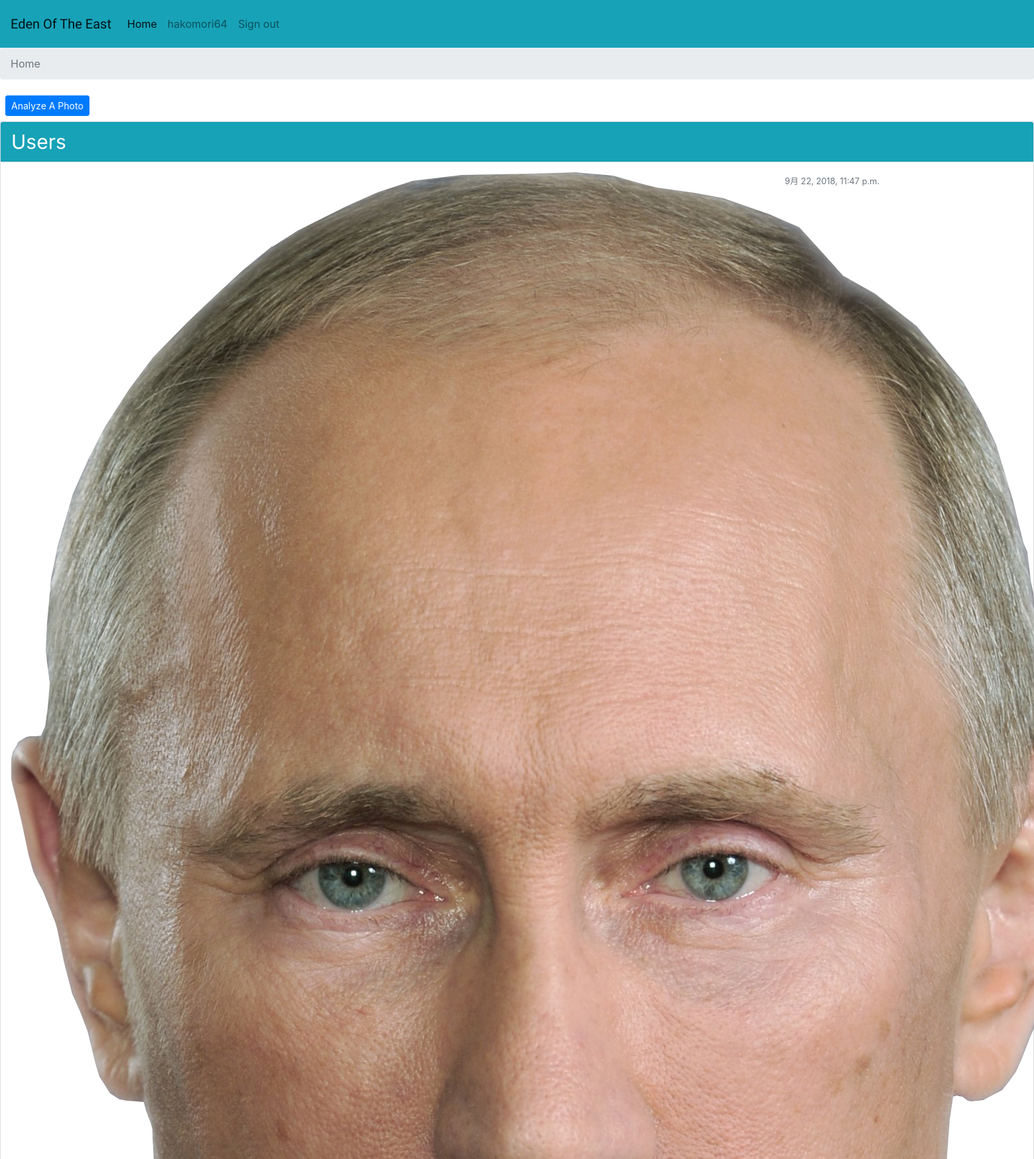
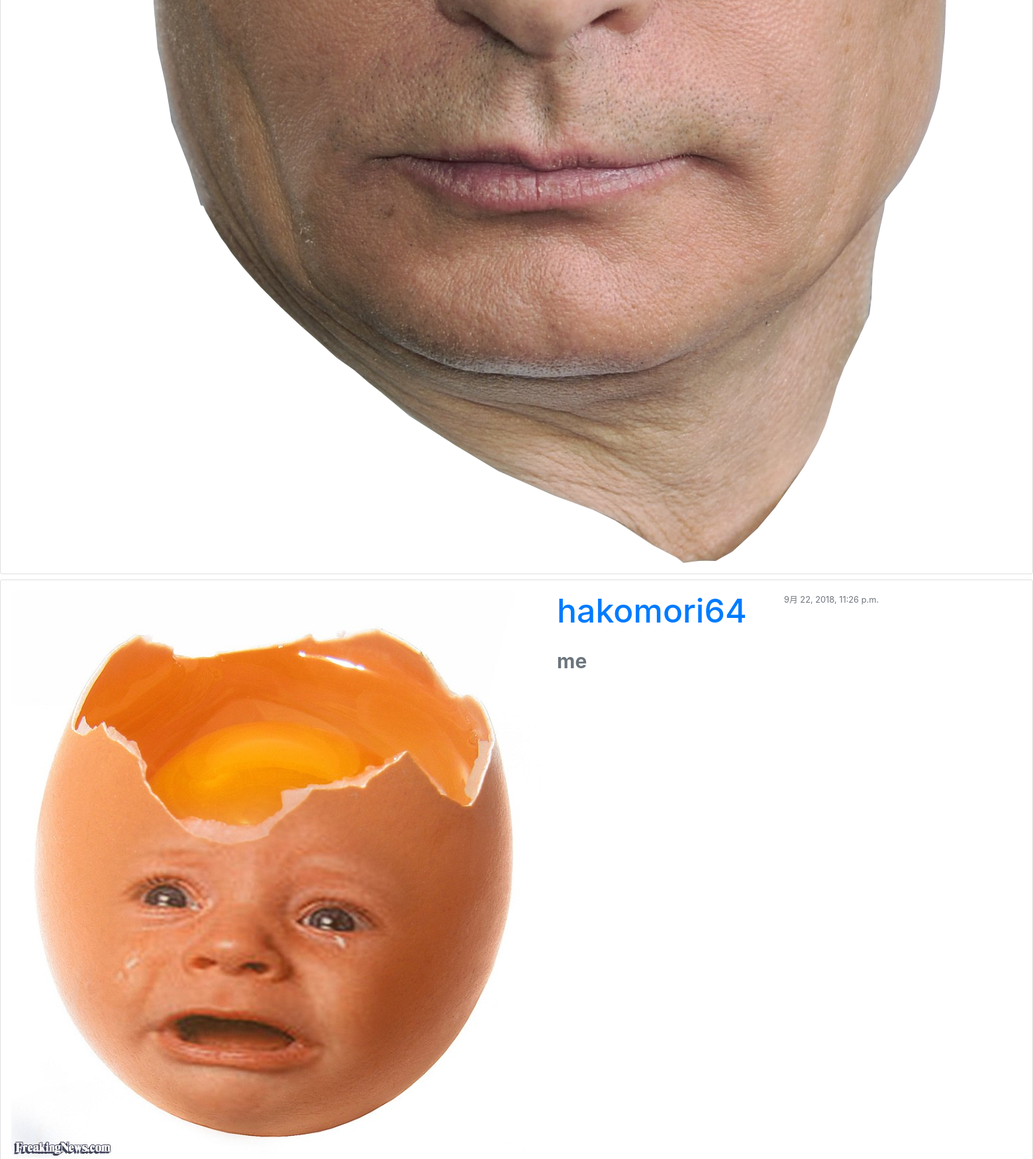
Screenshot of / (signed in, upper part) with the database file from the repository (2 pictures, top to bottom).
### edensystem/models.py (models this page shows)
class Tag(models.Model):
    user = models.ForeignKey(User, on_delete=models.CASCADE, related_name='user_tags')
    description = models.CharField(max_length=100)
    created_by = models.ForeignKey(User, on_delete=models.CASCADE, related_name='created_tags')
    created_at = models.DateTimeField(auto_now_add=True)
    class Meta:
        ordering = ['-created_at']

### edensystem/views.py (the view)
# urls.py: 2. Add a URL to urlpatterns:  path('', views.home, name='home')
def home(request):
    users = User.objects.all()
    return render(request, 'home.html', {'users': users})

### edensystem/models.py (called while the page is built)
    def image_url(self):
        if not (self.thumbnail):
            if self.sex == 'male':
                return '/static/img/if_male3_403019.svg'
            else:
                return '/static/img/if_female1_403023.svg'

### templates/home.html
{% extends "base.html" %}
{% load thumbnail %}
{% block breadcrumb %}
<li class="breadcrumb-item active">Home</li>
{% endblock breadcrumb %}
{% block content %}
<a href="#" class="btn btn-primary btn-sm mx-2 my-2" role="button">Analyze A Photo</a>
        {% for each in users %}
        {% with each.user_tags.all|first as first_tag %}
        <div class="card mb-2">
            {% if forloop.first %}
            <div class="card-header text-white bg-info py-2 px-3 " style="height: 60px;font-size: 30px;">Users</div>
            {% endif %}
            <div class="card-body p-3">
                <div class="row">
                    <div class="col-9">
                        <div class="media">
                            {% if each.profile.thumbnail %}
                            {% thumbnail each.profile.thumbnail "100x100" crop="center" as im %}
                                <a href="{% url 'tags' each.pk %}"><img src="{{ im.url }}" alt="{{ each.username }}" width="{{ im.width }}" height="{{ im.height }}"></a>
                            {% endthumbnail %}
                            {% else %}
                                <a href="{% url 'tags' each.pk %}"><img src="{{ each.profile.image_url }}" alt="{{ each.username }}" width="100" height="100"></a>
                            {% endif %}
                            <div class="media-body ml-4">
                                <h3 class="media-heading" style="font-size: 50px;"><a href="{% url 'tags' each.pk %}">{{ each.username }}</a></h3>
                                <strong class="d-flex align-items-center text-muted mt-4" style="font-size: 30px;">{{ first_tag.description }}</strong>
                            </div>
                        </div>
                    </div>
                    <div class="col-3">
                        <small class="text-muted text-right">{{ first_tag.created_at }}</small>
                    </div>
                </div>
            </div>
        </div>
        {% endwith %}
        {% endfor %}
{% endblock content %}

### templates/base.html (shortened to what this page needs)
{% load static %}
{% load thumbnail %}
{% load widget_tweaks %}
<!DOCTYPE html>
<html>
<head>
    <link rel="stylesheet" href="https://stackpath.bootstrapcdn.com/bootstrap/4.1.3/css/bootstrap.min.css">
</head>
<body>
    {% block body %}
    <nav class="navbar navbar-expand-lg navbar-light bg-info h-25 p-3">
        <a class="navbar-brand" href="{% url 'home' %}" style="font-family: 'Spirax', cursive;">Eden Of The East</a>
        <div class="collapse navbar-collapse" id="navbarToggler">
            <ul class="navbar-nav mr-auto">
                <li class="nav-item active">
                    <a class="nav-link" href="{% url 'home' %}">Home <span class="sr-only">(current)</span></a>
                </li>
                {% if user.is_authenticated %}
                <li class="nav-item">
                    <a href="{% url 'profile' %}" class="nav-link">{{ user.username }}</a>
                </li>
                <li class="nav-item">
                    <a class="nav-link" href="{% url 'logout' %}">Sign out</a>
                </li>
                {% endif %}
            </ul>
        </div>
    </nav>
    <nav aria-label="breadcrumb">
        <ol class="breadcrumb">
            {% block breadcrumb %}
            {% endblock breadcrumb %}
        </ol>
    </nav>
    {% block content %}
    {% endblock content %}
    {% endblock body %}
</body>
</html>

### rows the page displays
Tag: created_at "9月 22, 2018, 11:47 p.m."
Tag: description "me", created_at "9月 22, 2018, 11:26 p.m."

### other values shown
{{ user.username }} "hakomori64"
{{ each.username }} "hakomori64"
